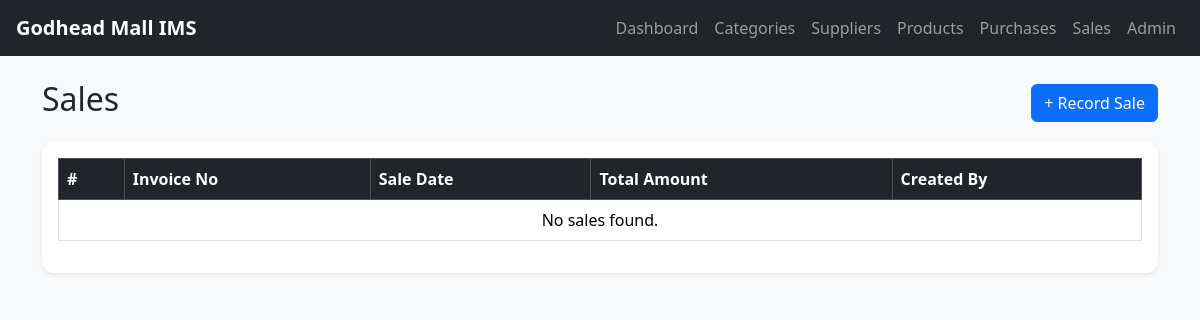
Before: /sales/ with the older database file.
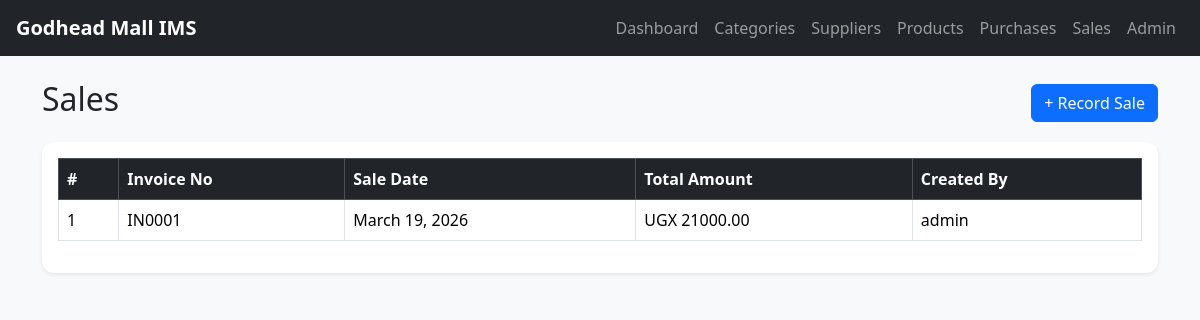
After: the same page with the newer database file.
### myinven/models.py (models this page shows, shortened)
class Sale(models.Model):
    invoice_no = models.CharField(max_length=50, unique=True)
    sale_date = models.DateField()
    total_amount = models.DecimalField(max_digits=14, decimal_places=2, default=0)
    created_by = models.ForeignKey(User, on_delete=models.SET_NULL, null=True, blank=True)
    created_at = models.DateTimeField(auto_now_add=True)

### myinven/views.py (the view)
# urls.py: path('sales/', views.sale_list, name='sale_list'),
def sale_list(request):
    sales = Sale.objects.all().order_by('-created_at')
    return render(request, 'inventory/sale_list.html', {'sales': sales})

### myinven/templates/inventory/sale_list.html
{% extends 'inventory/base.html' %}
{% block content %}
<div class="d-flex justify-content-between align-items-center mb-3">
    <h2>Sales</h2>
    <a href="{% url 'sale_create' %}" class="btn btn-primary">+ Record Sale</a>
</div>
<div class="card shadow-sm p-3">
    <table class="table table-bordered table-hover">
        <thead class="table-dark">
            <tr>
                <th>#</th>
                <th>Invoice No</th>
                <th>Sale Date</th>
                <th>Total Amount</th>
                <th>Created By</th>
            </tr>
        </thead>
        <tbody>
            {% for sale in sales %}
            <tr>
                <td>{{ forloop.counter }}</td>
                <td>{{ sale.invoice_no }}</td>
                <td>{{ sale.sale_date }}</td>
                <td>UGX {{ sale.total_amount }}</td>
                <td>{{ sale.created_by|default:"-" }}</td>
            </tr>
            {% empty %}
            <tr>
                <td colspan="5" class="text-center">No sales found.</td>
            </tr>
            {% endfor %}
        </tbody>
    </table>
</div>
{% endblock %}

Changed rows visible on the page:
added Sale: invoice_no "IN0001", sale_date "March 19, 2026", total_amount "21000.00", created_by "admin"
Other visible differences:
text no longer shown: "No sales found."
